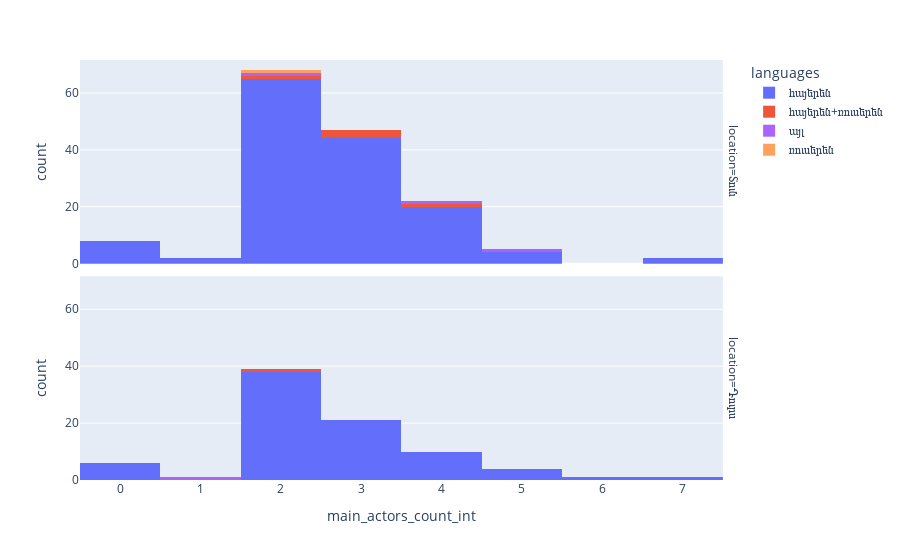

This figure's notebook cell:
### Code cell
px.histogram(df_only_2_locations, "main_actors_count_int", color="languages", barmode="stack",
             facet_row="location")

### Figure 1 — Plotly figure (JSON) as saved in the notebook; plotly's stock layout.template omitted (floating-point values rounded to 4 significant figures; data arrays with more than 128 entries replaced by an {"elided": "..."} marker saying what was removed)
{"data": [{"bingroup": "x", "hovertemplate": "languages=հայերեն<br>location=Տուն<br>main_actors_count_int=%{x}<br>count=%{y}<extra></extra>", "legendgroup": "հայերեն", "marker": {"color": "#636efa", "pattern": {"shape": ""}}, "name": "հայերեն", "orientation": "v", "showlegend": true, "type": "histogram", "x": {"elided": "145 int values"}, "xaxis": "x2", "yaxis": "y2"}, {"bingroup": "x", "hovertemplate": "languages=հայերեն<br>location=Դուրս<br>main_actors_count_int=%{x}<br>count=%{y}<extra></extra>", "legendgroup": "հայերեն", "marker": {"color": "#636efa", "pattern": {"shape": ""}}, "name": "հայերեն", "orientation": "v", "showlegend": false, "type": "histogram", "x": [2, 2, 4, 3, 2, 2, 2, 3, 0, 0, 0, 0, 0, 0, 2, 2, 4, 2, 2, 2, 2, 4, 3, 2, 2, 2, 3, 4, 2, 2, 2, 3, 2, 2, 6, 4, 5, 3, 2, 3, 2, 2, 2, 3, 4, 2, 4, 2, 3, 3, 2, 3, 2, 3, 3, 5, 2, 4, 3, 3, 5, 2, 4, 3, 2, 2, 2, 2, 2, 3, 3, 7, 3, 2, 5, 2, 2, 3, 3, 4, 2], "xaxis": "x", "yaxis": "y"}, {"bingroup": "x", "hovertemplate": "languages=հայերեն+ռուսերեն<br>location=Տուն<br>main_actors_count_int=%{x}<br>count=%{y}<extra></extra>", "legendgroup": "հայերեն+ռուսերեն", "marker": {"color": "#EF553B", "pattern": {"shape": ""}}, "name": "հայերեն+ռուսերեն", "orientation": "v", "showlegend": true, "type": "histogram", "x": [2, 3, 3, 4, 3], "xaxis": "x2", "yaxis": "y2"}, {"bingroup": "x", "hovertemplate": "languages=հայերեն+ռուսերեն<br>location=Դուրս<br>main_actors_count_int=%{x}<br>count=%{y}<extra></extra>", "legendgroup": "հայերեն+ռուսերեն", "marker": {"color": "#EF553B", "pattern": {"shape": ""}}, "name": "հայերեն+ռուսերեն", "orientation": "v", "showlegend": false, "type": "histogram", "x": [2], "xaxis": "x", "yaxis": "y"}, {"bingroup": "x", "hovertemplate": "languages=այլ<br>location=Տուն<br>main_actors_count_int=%{x}<br>count=%{y}<extra></extra>", "legendgroup": "այլ", "marker": {"color": "#ab63fa", "pattern": {"shape": ""}}, "name": "այլ", "orientation": "v", "showlegend": true, "type": "histogram", "x": [5, 4, 2], "xaxis": "x2", "yaxis": "y2"}, {"bingroup": "x", "hovertemplate": "languages=այլ<br>location=Դուրս<br>main_actors_count_int=%{x}<br>count=%{y}<extra></extra>", "legendgroup": "այլ", "marker": {"color": "#ab63fa", "pattern": {"shape": ""}}, "name": "այլ", "orientation": "v", "showlegend": false, "type": "histogram", "x": [1], "xaxis": "x", "yaxis": "y"}, {"bingroup": "x", "hovertemplate": "languages=ռուսերեն<br>location=Տուն<br>main_actors_count_int=%{x}<br>count=%{y}<extra></extra>", "legendgroup": "ռուսերեն", "marker": {"color": "#FFA15A", "pattern": {"shape": ""}}, "name": "ռուսերեն", "orientation": "v", "showlegend": true, "type": "histogram", "x": [2], "xaxis": "x2", "yaxis": "y2"}], "layout": {"annotations": [{"font": {}, "showarrow": false, "text": "location=Դուրս", "textangle": 90, "x": 0.98, "xanchor": "left", "xref": "paper", "y": 0.2425, "yanchor": "middle", "yref": "paper"}, {"font": {}, "showarrow": false, "text": "location=Տուն", "textangle": 90, "x": 0.98, "xanchor": "left", "xref": "paper", "y": 0.7575, "yanchor": "middle", "yref": "paper"}], "barmode": "stack", "legend": {"title": {"text": "languages"}, "tracegroupgap": 0}, "margin": {"t": 60}, "xaxis": {"anchor": "y", "domain": [0, 0.98], "title": {"text": "main_actors_count_int"}}, "xaxis2": {"anchor": "y2", "domain": [0, 0.98], "matches": "x", "showticklabels": false}, "yaxis": {"anchor": "x", "domain": [0, 0.485], "title": {"text": "count"}}, "yaxis2": {"anchor": "x2", "domain": [0.515, 1], "matches": "y", "title": {"text": "count"}}}}
